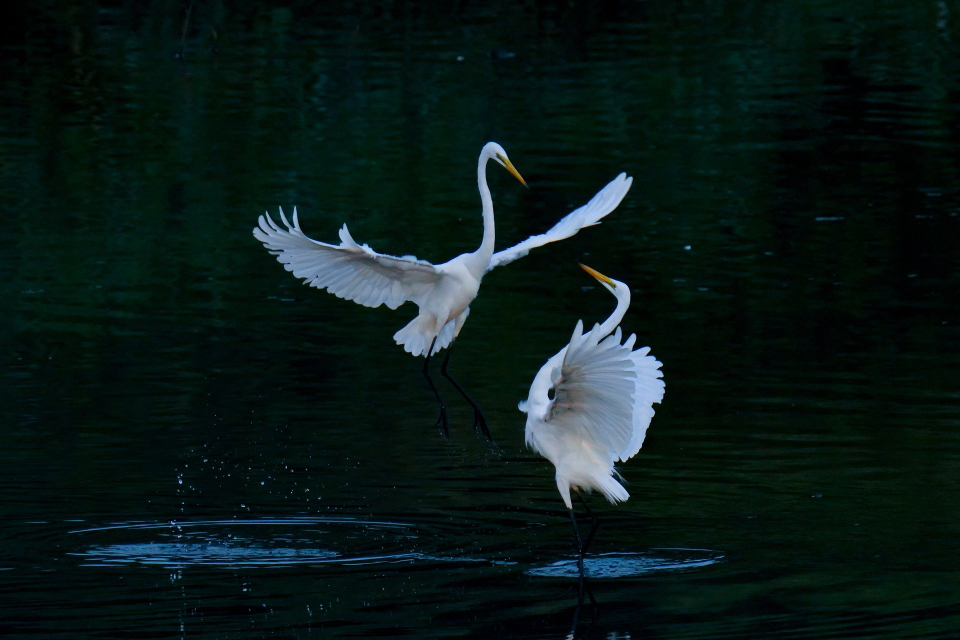
#> input picture raw_data/heron.jpg, 1920 x 1280 px (shown at 1/2 size); its folder holds 4 pictures in this run
$ python cut_data.py
#> lines starting #> are read from the running program, lines starting #| are printed output that depends on the picture
import os
from PIL import Image
"""
dir_name = 'raw_data'
new_dir_name = "target_data"
files = os.listdir(dir_name)

for file in files:
    photo = Image.open(os.path.join(dir_name, file))
    photo_resize = photo.resize((768,1024))
    photo_resize.save(os.path.join(new_dir_name, file))
"""


def crop_center(pil_img, crop_width, crop_height):
    img_width, img_height = pil_img.size
    return pil_img.crop(((img_width - crop_width) // 2,
                         (img_height - crop_height) // 2,
                         (img_width + crop_width) // 2,
                         (img_height + crop_height) // 2))

dir_name = 'raw_data'
new_dir_name = "target_data"
files = os.listdir(dir_name)
for file in files:
    with Image.open(os.path.join(dir_name, file)) as im:
#> im is the input picture: PIL image 1920x1280 RGB; mean R, G, B 9.5, 24.6, 22.6
        im_new = crop_center(im, 768, 1024)
#> in crop_center, `return pil_img.crop(((img_width - crop_width) // 2, (img_height - crop..`:
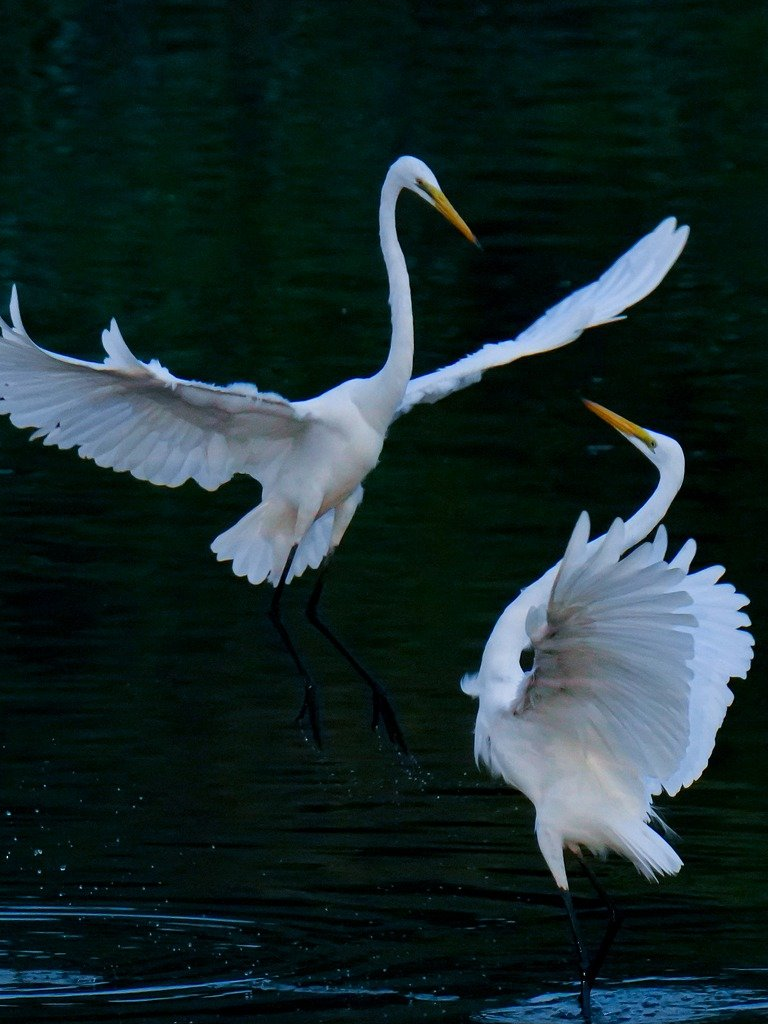
#> returned value: PIL image 768x1024 RGB; mean R, G, B 24.8, 41.8, 42.7
        im_new.save(os.path.join(new_dir_name, file), quality=95)
#> pass 2 of the loop `for file in files:`:
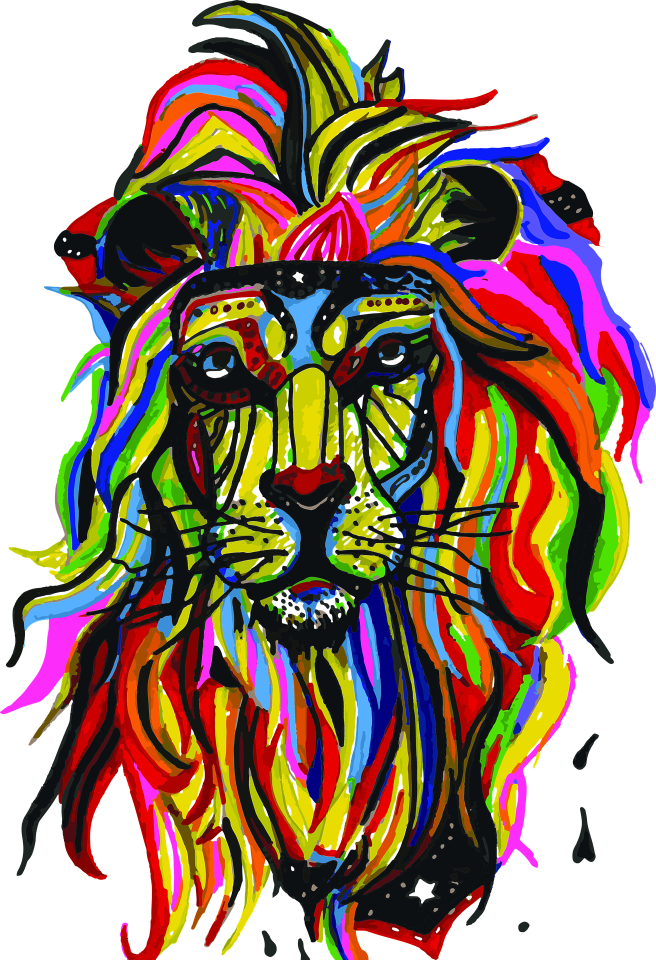
#> input picture raw_data/lion.png, 1311 x 1920 px (shown at 1/2 size)
#> im is the input picture: PIL image 1311x1920 RGBA; mean R, G, B, A 74.9, 50.9, 33.6, 168
#> in crop_center (call 2), `return pil_img.crop(((img_width - crop_width) // 2, (img_height - crop..`:
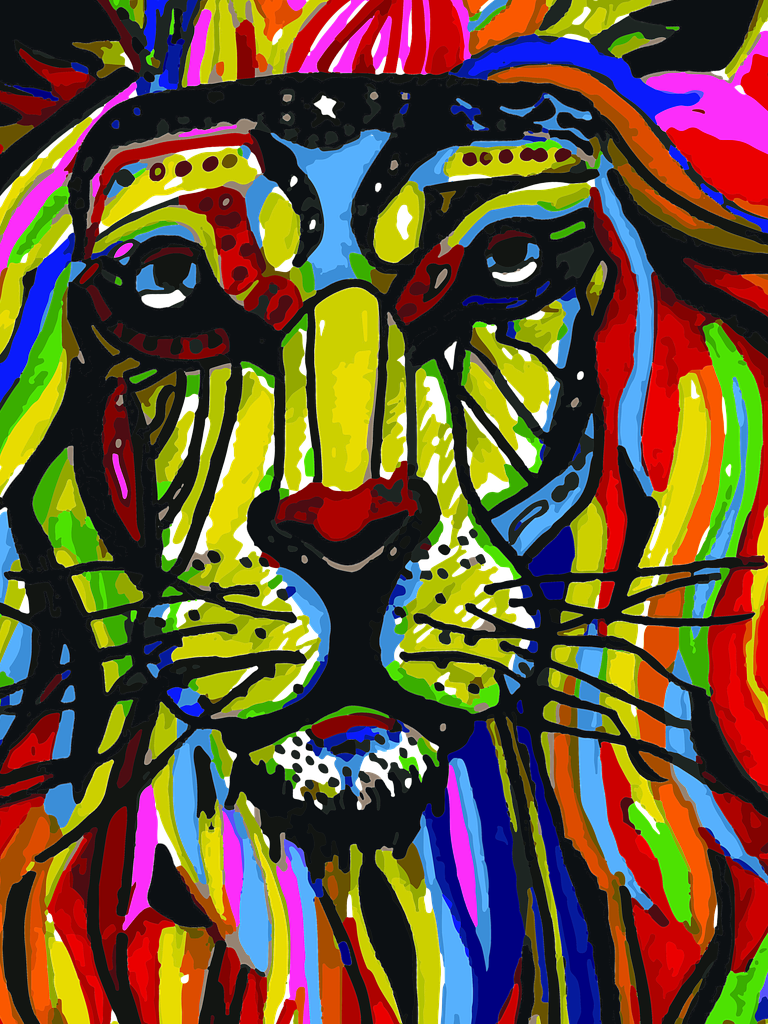
#> returned value: PIL image 768x1024 RGBA; mean R, G, B, A 93.5, 74.3, 44.9, 243.4; transparent parts drawn white
#> pass 3 of the loop `for file in files:`:
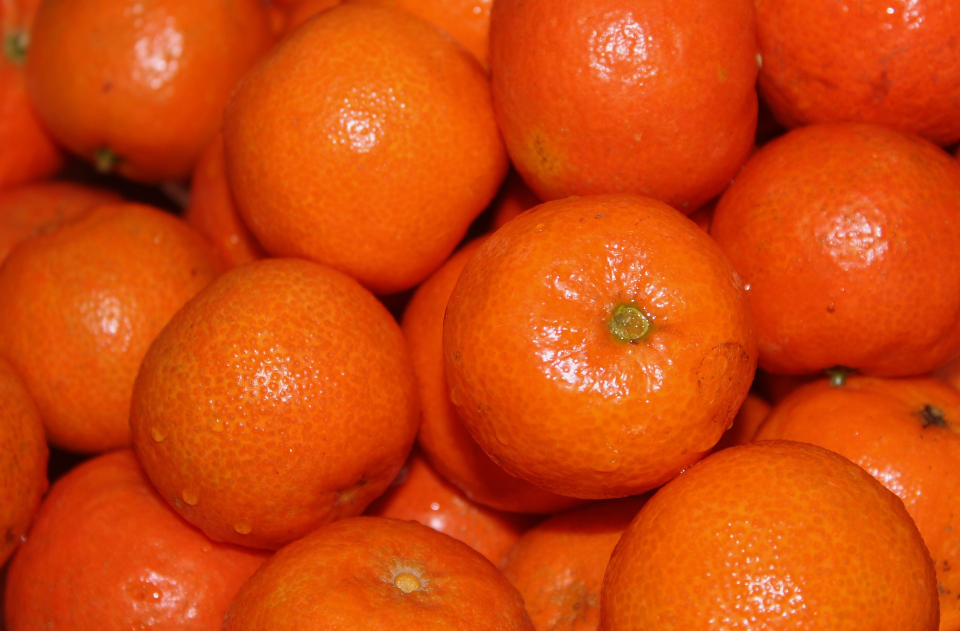
#> input picture raw_data/orange.jpg, 1920 x 1262 px (shown at 1/2 size)
#> im is the input picture: PIL image 1920x1262 RGB; mean R, G, B 208.1, 71.3, 10.7
#> in crop_center (call 3), `return pil_img.crop(((img_width - crop_width) // 2, (img_height - crop..`:
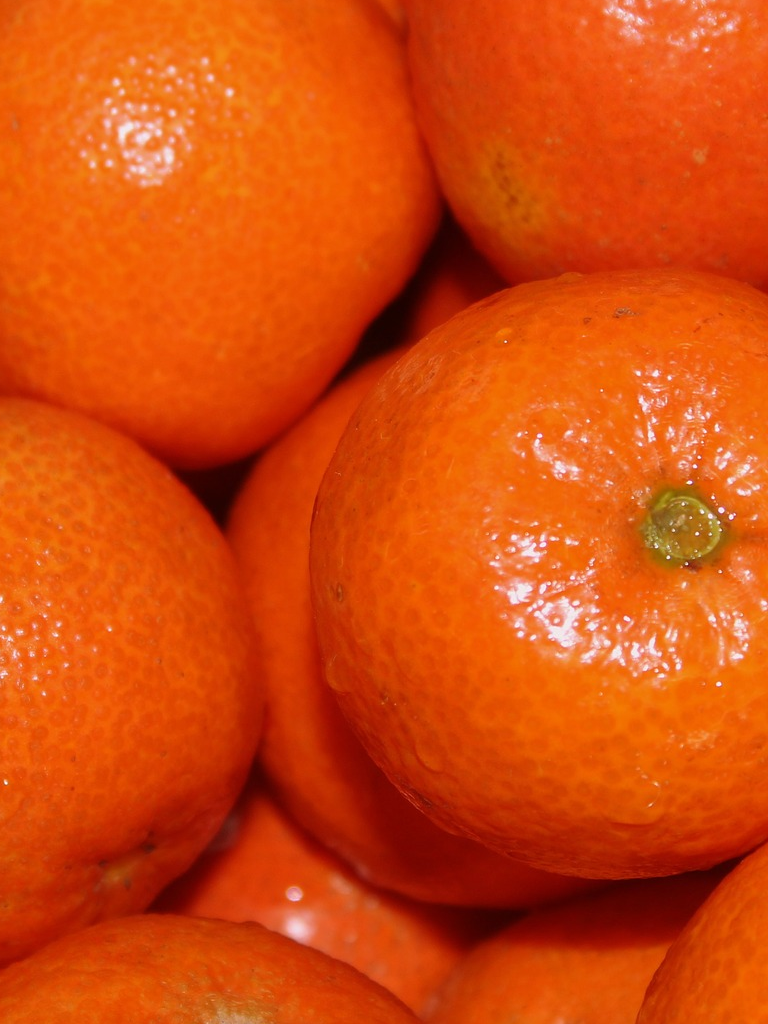
#> returned value: PIL image 768x1024 RGB; mean R, G, B 211.8, 74.8, 11.8
#> the loop made 4 passes; the first 3 are shown
